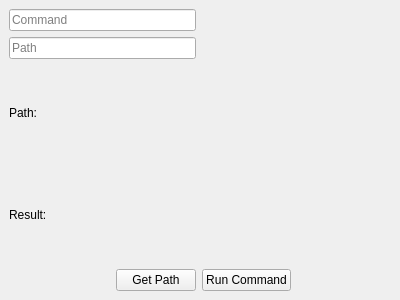
<?xml version="1.0" encoding="UTF-8"?>
<ui version="4.0">
 <class>Form</class>
 <widget class="QWidget" name="Form">
  <property name="geometry">
   <rect>
    <x>0</x>
    <y>0</y>
    <width>400</width>
    <height>300</height>
   </rect>
  </property>
  <property name="windowTitle">
   <string>Form</string>
  </property>
  <layout class="QGridLayout" name="gridLayout">
   <property name="leftMargin">
    <number>0</number>
   </property>
   <property name="topMargin">
    <number>0</number>
   </property>
   <property name="rightMargin">
    <number>0</number>
   </property>
   <property name="bottomMargin">
    <number>0</number>
   </property>
   <item row="0" column="0">
    <widget class="QWidget" name="widget" native="true">
     <property name="styleSheet">
      <string notr="true"/>
     </property>
     <layout class="QGridLayout" name="gridLayout_2">
      <item row="0" column="0" colspan="2">
       <widget class="QLineEdit" name="command_lineEdit">
        <property name="placeholderText">
         <string>Command</string>
        </property>
       </widget>
      </item>
      <item row="1" column="0" colspan="2">
       <widget class="QLineEdit" name="path_lineEdit">
        <property name="placeholderText">
         <string>Path</string>
        </property>
       </widget>
      </item>
      <item row="2" column="0">
       <widget class="QLabel" name="path_lable">
        <property name="text">
         <string>Path:</string>
        </property>
       </widget>
      </item>
      <item row="3" column="0">
       <widget class="QLabel" name="resul_lable">
        <property name="text">
         <string>Result:</string>
        </property>
       </widget>
      </item>
      <item row="4" column="0">
       <spacer name="horizontalSpacer">
        <property name="orientation">
         <enum>Qt::Horizontal</enum>
        </property>
        <property name="sizeHint" stdset="0">
         <size>
          <width>85</width>
          <height>20</height>
         </size>
        </property>
       </spacer>
      </item>
      <item row="4" column="1">
       <widget class="QPushButton" name="path_button">
        <property name="text">
         <string>Get Path</string>
        </property>
       </widget>
      </item>
      <item row="4" column="2">
       <widget class="QPushButton" name="pushButton_2">
        <property name="text">
         <string>Run Command</string>
        </property>
       </widget>
      </item>
      <item row="4" column="3">
       <spacer name="horizontalSpacer_2">
        <property name="orientation">
         <enum>Qt::Horizontal</enum>
        </property>
        <property name="sizeHint" stdset="0">
         <size>
          <width>85</width>
          <height>20</height>
         </size>
        </property>
       </spacer>
      </item>
     </layout>
    </widget>
   </item>
  </layout>
 </widget>
 <resources/>
 <connections/>
</ui>
